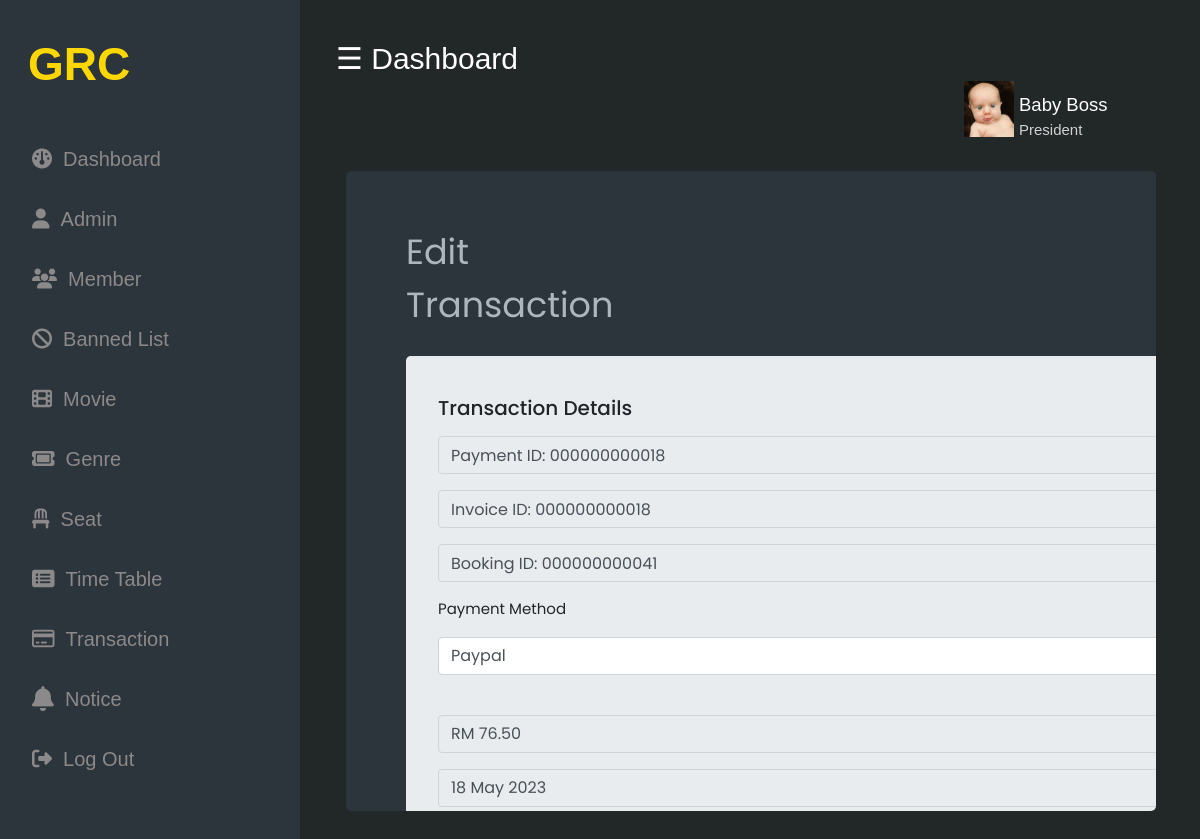
The app's page /GRC/Payment/admin/editTransaction.php?id=18 with its own data.
### tables this page shows
CREATE TABLE `invoice` (
  `invoice_id` int(12) NOT NULL,
  `payment_id` int(12) NOT NULL,
  `total_cost` double(7,2) NOT NULL,
  `amount_paid` double(7,2) NOT NULL,
  `invoice_date` date NOT NULL,
  `invoice_time` time NOT NULL
);

CREATE TABLE `payment` (
  `payment_id` int(12) NOT NULL,
  `booking_id` int(16) NOT NULL,
  `cust_id` int(20) NOT NULL,
  `payment_method` varchar(30) NOT NULL,
  `payment_amount` double(7,2) NOT NULL,
  `payment_date` date NOT NULL,
  `payment_time` time NOT NULL
);

### GRC/Payment/admin/editTransaction.php (the view, shortened to what this page needs)
<?php
$con = new mysqli(DB_HOST, DB_USER, DB_PASS, DB_NAME);
if(isset($_GET['id'])){
    $payment_id = $_GET['id'];
    $sql = "SELECT * FROM TICKET T, BOOKING B, PAYMENT P, MOVIE M, HALL H, CINEMA C, INVOICE I, USERS U, CUSTOMER CT
        WHERE T.BOOKING_ID = B.BOOKING_ID
        AND B.BOOKING_ID = P.BOOKING_ID
        AND T.BOOKING_ID = P.BOOKING_ID
        AND T.MOVIE_ID = M.ID
        AND T.HALL_ID = H.HALL_ID
        AND H.CINEMA_ID = C.CINEMA_ID
        AND I.PAYMENT_ID = P.PAYMENT_ID
        AND CT.USER_ID = U.USER_ID
        AND P.CUST_ID = CT.CUST_ID
        AND P.PAYMENT_ID = ?";
    $stmt = $con->prepare($sql);
    $stmt->bind_param('i', $payment_id);
    $stmt->execute();
    $result = $stmt->get_result();
    while($rows = mysqli_fetch_assoc($result)){
        $row[] = array(
            'cinema_name'        =>   $rows['cinema_name'],
            'payment_id'         =>   $rows['payment_id'],
            'invoice_id'         =>   $rows['invoice_id'],
            'booking_id'         =>   $rows['booking_id'],
            'movie_name'         =>   $rows['mv_name'],
            'cinema_location'    =>   $rows['cinema_address'],
            'hall_id'            =>   $rows['hall_id'],
            'movie_date'         =>   $rows['movie_date'],
            'movie_time'         =>   $rows['movie_time'],
            'seats'              =>   $rows['seat_id'],
            'booking_date'       =>   $rows['booking_date'],
            'booking_time'       =>   $rows['booking_time'],
            'processing_fee'     =>   $rows['processing_fee'],
            'payment_method'     =>   $rows['payment_method'],
            'payment_amount'     =>   $rows['payment_amount'],
            'payment_date'       =>   $rows['payment_date'],
            'payment_time'       =>   $rows['payment_time'],
            'adultTicket_qty'    =>   $rows['adultTicket_qty'],
            'childTicket_qty'    =>   $rows['childTicket_qty'],
            'adultTicket_Price'  =>   $rows['adultTicket_Price'],
            'childTicket_Price'  =>   $rows['childTicket_Price'],
            'subTotal'           =>   $rows['total_price'],
            'total'              =>   $rows['payment_amount'],
            'transaction_date'   =>   $rows['payment_date'],
            'transaction_time'   =>   $rows['payment_time'],
            'user_name'          =>   $rows['user_name'],
            'email'              =>   $rows['email'],
            'cust_id'            =>   $rows['cust_id'],
            'cust_name'          =>   $rows['cust_name'],
            'cust_phone'         =>   $rows['cust_phone']
        );
    }
}
?>
<!DOCTYPE html>
<html>
    <head>
        <link rel="stylesheet" href="https://cdnjs.cloudflare.com/ajax/libs/font-awesome/6.4.0/css/all.min.css">
        <link rel="stylesheet" href="https://cdn.jsdelivr.net/npm/bootstrap@4.6.2/dist/css/bootstrap.min.css">
        <link href="../css/editTransaction.css" rel="stylesheet" type="text/css"/>
    </head>
    <body>
        <?php
        include'sidebar_detail.php';
        ?>
        <div id="main">
        <div class="head">
            <span class="dashboard nav" onclick="dashboard()" >&#9776; Dashboard</span>
          <div class="profile">
              <img src="img/baby.jpg" class="pro-img"  alt="">
              <p >Baby Boss <span>President</span></p>
          </div>
          <div class="col-div-8">
            <div class="box-8">
                <div class="content-box">
                    <div class="heading">
                        <p class="add-title">Edit Transaction</p><br>
                    </div>
                    <div class="container" style='min-width: 1350px'>
            <div class="jumbotron" >
                <form action="" method="POST" enctype="multipart/form-data">
                    <div class="form-group">
                        <h5>Transaction Details</h5>
                    </div>
                    <div class="form-group">
                        <input type="text" value="Payment ID: <?php echo str_pad($payment_id, 12, '0', STR_PAD_LEFT); ?>" name="payment_id" class="form-control" disabled />
                    </div>
                    <div class="form-group">
                         <input type="text" value="Invoice ID: <?php echo str_pad($row[0]['invoice_id'], 12, '0', STR_PAD_LEFT); ?>" name="invoice_id" class="form-control" disabled />
                    </div>
                    <div class="form-group">
                        <input type="text" value="Booking ID: <?php echo str_pad($row[0]['booking_id'], 12, '0', STR_PAD_LEFT); ?>" name="booking_id" class="form-control" disabled />
                    </div>
                    <div class="form-group">
                        <p>Payment Method</p>
                    </div>
                    <div class="form-group">
                        <input type="text" value="<?php echo $row[0]['payment_method']; ?>" id="payment_method" name="payment_method" class="form-control" maxlength="19" />
                    </div>
                    <br>
                    <div class="form-group">
                        <input type="text" value="RM <?php echo number_format($row[0]['payment_amount'], 2) ?>" name="payment_amount" class="form-control" disabled />
                    </div>
                    <div class="form-group">
                        <input type="text" value="<?php echo date("d M Y ", strtotime($row[0]['payment_date'])); ?>" name="payment_date" class="form-control" disabled />
                    </div>
                    <br>
                    <br>
                </form>
            </div>
        </div>
                </div>
            </div>
        </div>
        </div>
    </body>
</html>

### GRC/Payment/css/editTransaction.css (style rules this page uses)
* { margin: 0; padding: 0; box-sizing: border-box; }
body { margin: 0px; padding: 0px; background-color: #222827; font-family:'Lucida Sans', 'Lucida Sans Regular', 'Lucida Grande', 'Lucida Sans Unicode', Geneva, Verdana, sans-serif }
#main { transition: margin-left .5s; padding: 16px; margin-left: 300px; }
.head { padding: 20px; }
.dashboard { font-size: 30px; cursor: pointer; color: white; }
.profile { display: inline; float: right; width: 200px; margin-bottom: 14px; }
.profile p { color: white; font-weight: 500; margin-left: 55px; margin-top: 10px; font-size: 18.5px ; }
.profile p span { font-weight: 400; font-size: 15px; display: block; color: rgb(210, 209, 210); }
.pro-img { float: left; width: 50px; margin-top: 0px; }
.col-div-8 { width: 103%; float: left; }
.content-box { padding: 20px; }
.heading { max-width: 1200px; display: grid; grid-template-columns: repeat(4, minmax(220px, auto)); }
.content-box .heading p { font-family: 'Poppins', sans-serif; margin: 0px; margin-top: 35px; margin-left: 40px; font-size: 35px; color: #adb5bd; font-weight: 400; display: flex; }
.box-8, .box-4 { width: 96.5%; background-color:#2d353c ; height: 640px; border-radius: 5px; overflow:auto ; }
.box-8 { margin-left: 10px; width: 95%; }
.container { font-family: 'Poppins', sans-serif; display: flex; }
.jumbotron { position: relative; left: 25px; flex-grow: 0.67; padding-top: 40px; margin-top: 25px; }
.form-group p { font-size: 15px; }

### records on screen
invoice: invoice_id "Invoice ID: 000000000018"
payment: booking_id "Booking ID: 000000000041", payment_method "Paypal", payment_amount "RM 76.50", payment_date "18 May 2023"
